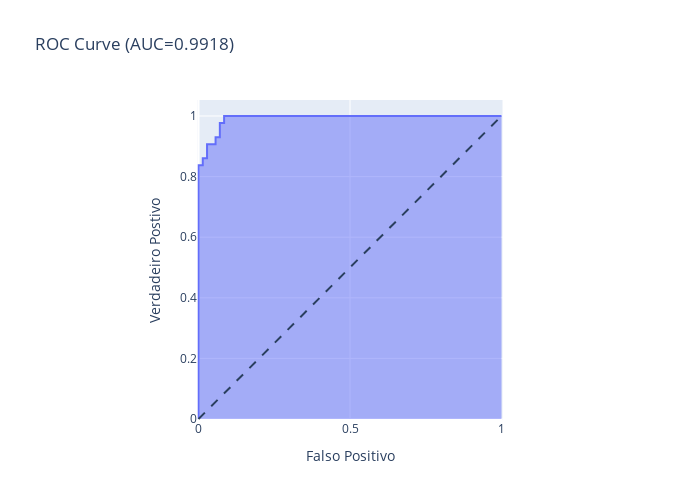

The code cell stored with this chart in its notebook:
### Code cell
fig = px.area(
    x=fpr, y=tpr,
    title=f'ROC Curve (AUC={auc(fpr, tpr):.4f})',
    labels=dict(x='Falso Positivo', y='Verdadeiro Postivo'),
    width=700, height=500
)
fig.add_shape(
    type='line', line=dict(dash='dash'),
    x0=0, x1=1, y0=0, y1=1
)

fig.update_yaxes(scaleanchor="x", scaleratio=1)
fig.update_xaxes(constrain='domain')
fig.show()

### Figure 1 — Plotly figure (JSON) as saved in the notebook; plotly's stock layout.template omitted (floating-point values rounded to 4 significant figures)
{"data": [{"fillpattern": {"shape": ""}, "hovertemplate": "Falso Positivo=%{x}<br>Verdadeiro Postivo=%{y}<extra></extra>", "legendgroup": "", "line": {"color": "#636efa"}, "marker": {"symbol": "circle"}, "mode": "lines", "name": "", "orientation": "v", "showlegend": false, "stackgroup": "1", "type": "scatter", "x": [0, 0, 0, 0.01408, 0.01408, 0.02817, 0.02817, 0.05634, 0.05634, 0.07042, 0.07042, 0.08451, 0.08451, 1], "xaxis": "x", "y": [0, 0.02326, 0.8372, 0.8372, 0.8605, 0.8605, 0.907, 0.907, 0.9302, 0.9302, 0.9767, 0.9767, 1, 1], "yaxis": "y"}], "layout": {"height": 500, "legend": {"tracegroupgap": 0}, "shapes": [{"line": {"dash": "dash"}, "type": "line", "x0": 0, "x1": 1, "y0": 0, "y1": 1}], "title": {"text": "ROC Curve (AUC=0.9918)"}, "width": 700, "xaxis": {"anchor": "y", "constrain": "domain", "domain": [0, 1], "title": {"text": "Falso Positivo"}}, "yaxis": {"anchor": "x", "domain": [0, 1], "scaleanchor": "x", "scaleratio": 1, "title": {"text": "Verdadeiro Postivo"}}}}
